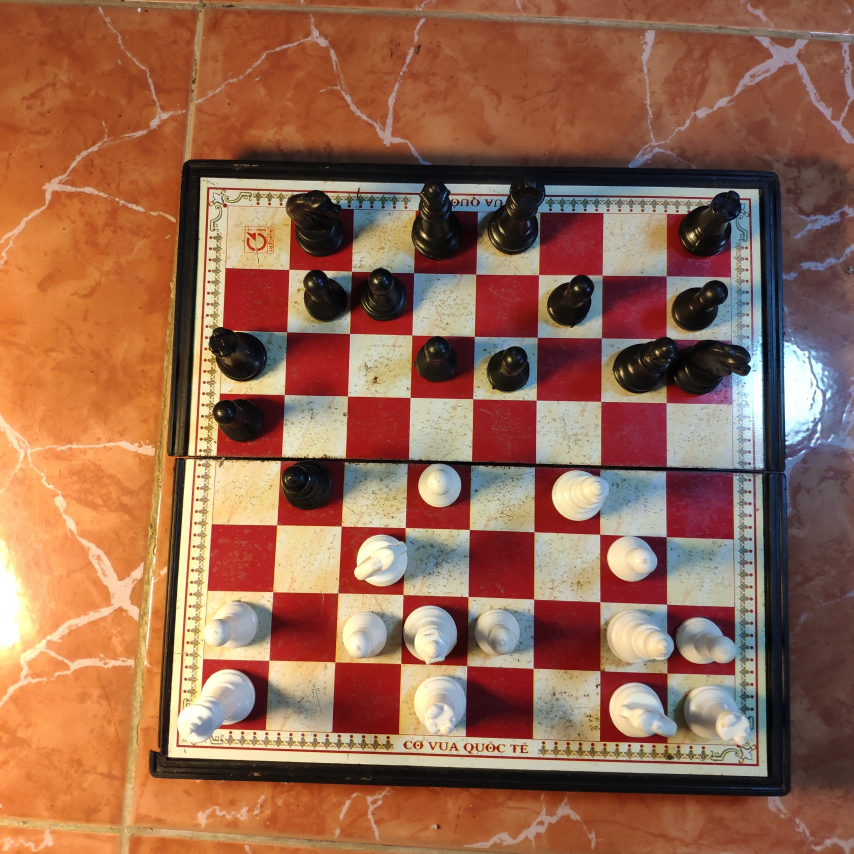
#> input picture Test 10 image/top-view.jpg, 2560 x 2560 px, found by its file name (shown at 1/3 size)
$ jupyter execute Code.ipynb
#> lines starting #> are read from the running program, lines starting #| are printed output that depends on the picture
#> further down, image is the input picture: shape (2560, 2560, 3); mean B, G, R 80.5, 104.1, 151.5
[cell 1]
# operate calculations on matrix
import numpy as np

# support for image processing such as : resize, homograpy,  click_event , draw circle on image
import cv2

# compute euclidean distance
from scipy.spatial import distance as dist

[cell 2]
#resize the image for display
def preprocessing(img):
    #width of new image
    width = 1080

    #height  of new image
    height = 720

    #dim of the image
    dim = (width, height)
    resized= cv2.resize(img, dim, interpolation = cv2.INTER_AREA)
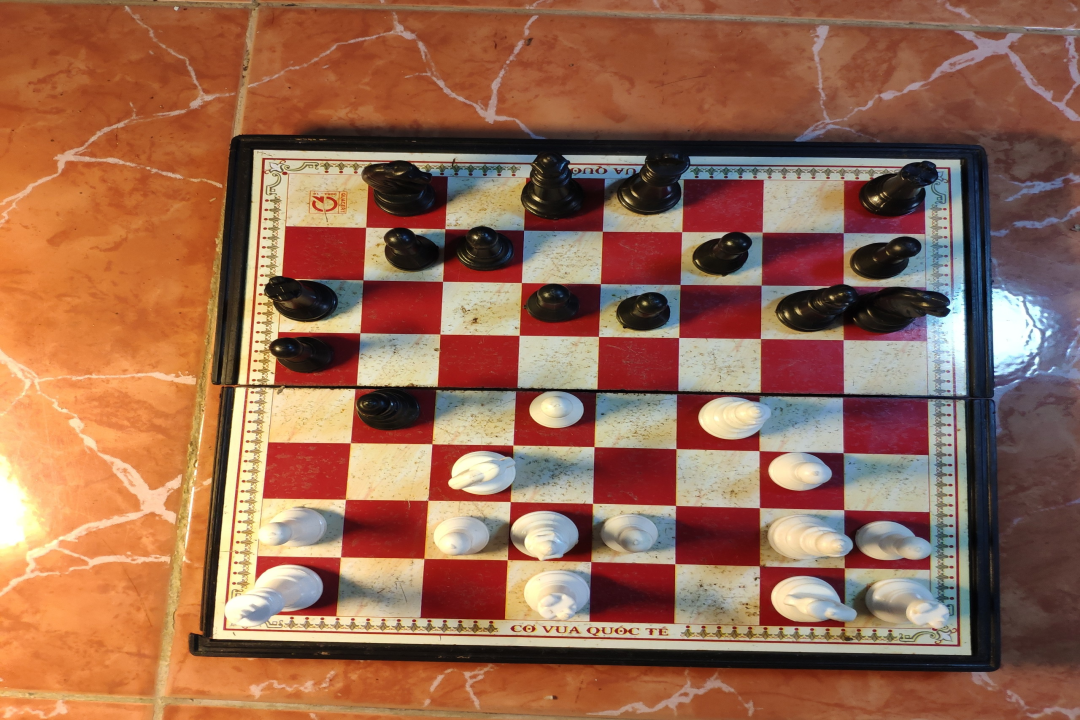
#> resized: shape (720, 1080, 3); mean B, G, R 80.5, 104.1, 151.5
    return resized

[cell 3]
#resize the image for display
def afterprocessing(img):
    #width of new image
    width = 800

    #height  of new image
    height = 600

    #dim of the image
    dim = (width, height)
    resized= cv2.resize(img, dim, interpolation = cv2.INTER_AREA)
    return resized

[cell 4]
#Source: https://www.pyimagesearch.com/2014/08/25/4-point-opencv-getperspective-transform-example/
#Goal:
        #Apply homography on input image with 4 source points selected
#Purpose:
        # Computing  4 points of the output image base on selected points, pass them into
        # cv2.getPerspectiveTransform() to compute
        # transformation maxtrix and wrap it to display


def homography(image, pts):
    # obtain a consistent order of the points and unpack them individually
    rect = np.array(pts)
    (tl, tr, br, bl) = rect

    # compute the width of the new image, which will be the
    # maximum distance between bottom-right and bottom-left
    # x-coordiates or the top-right and top-left x-coordinates

    widthA = np.sqrt(((br[0] - bl[0]) ** 2) + ((br[1] - bl[1]) ** 2))
    widthB = np.sqrt(((tr[0] - tl[0]) ** 2) + ((tr[1] - tl[1]) ** 2))
    maxWidth = max(int(widthA), int(widthB))

    # compute the height of the new image, which will be the
    # maximum distance between the top-right and bottom-right
    # y-coordinates or the top-left and bottom-left y-coordinates

    heightA = np.sqrt(((tr[0] - br[0]) ** 2) + ((tr[1] - br[1]) ** 2))
    heightB = np.sqrt(((tl[0] - bl[0]) ** 2) + ((tl[1] - bl[1]) ** 2))
    maxHeight = max(int(heightA), int(heightB))

    # now that we have the dimensions of the new image, construct
    # the set of destination points to obtain a "birds eye view",
    # (i.e. top-down view) of the image, again specifying points
    # in the top-left, top-right, bottom-right, and bottom-left
    # order
    dst = np.array([
        [0, 0],
        [maxWidth - 1, 0],
        [maxWidth - 1, maxHeight - 1],
        [0, maxHeight - 1]], dtype = "float32")

    # compute the perspective transform matrix and then apply it
    M = cv2.getPerspectiveTransform(rect, dst)
    warped = cv2.warpPerspective(image, M, (maxWidth, maxHeight))
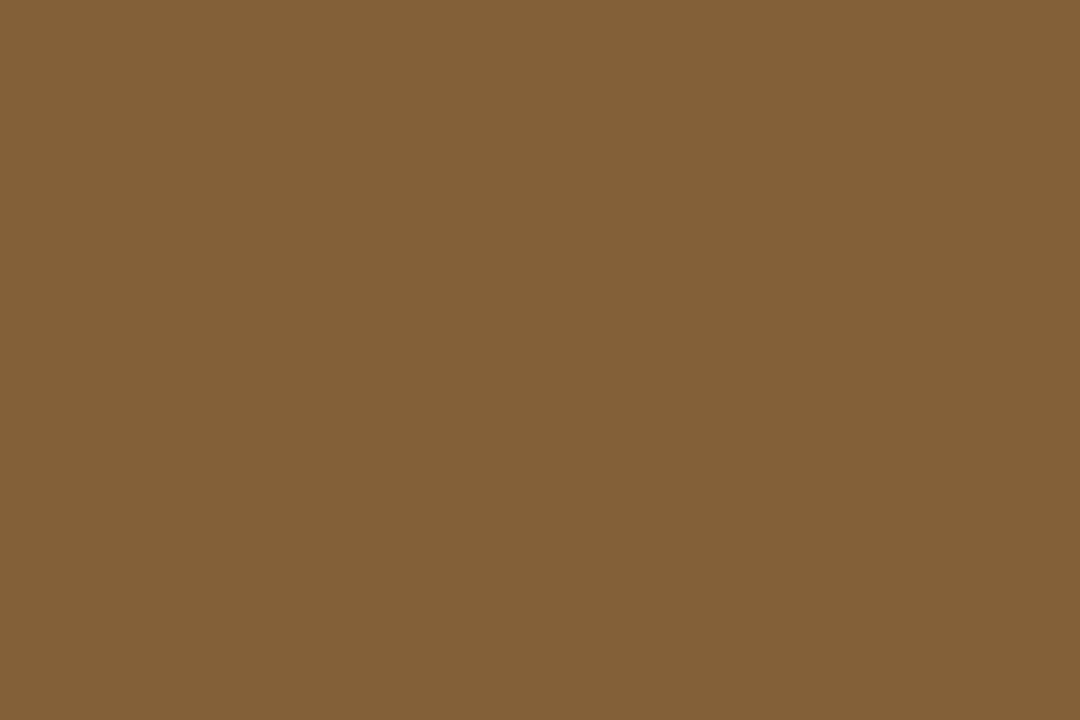
#> warped: shape (720, 1080, 3); mean B, G, R 56, 96, 132
    # return the warped image
    return warped

[cell 5]
#Source: https://www.geeksforgeeks.org/python-opencv-cv2-circle-method/
       # https://github.com/jialinding/ChessVision/blob/master/board.py
#Goal:  Select 4 points on input image and store their coordinates
#Purpose: Computing transformation matrix

#initial array to store 4 point coordinates
src_pts = np.zeros( (4,2), np.float32)
#number of points slected
numPts=0

def click_event(event, x, y, flags, params):
    global src_pts, numPts

    # end selecting when 4 points selected
    if numPts > 3 :
        return
    # cv2.EVENT_LBUTTONDOWN is used for left_mouse_click
    if event == cv2.EVENT_LBUTTONDOWN:
        # displaying the coordinateson the Shell
        print(x,' ',y)

        # assign coordinates
        src_pts[numPts,0]=x
        src_pts[numPts,1]=y
        numPts = numPts + 1

        #Draw circle when clicking
        # Center coordinates of circle
        center_coordinates = (x,y)

        # Radius of circle
        radius = 10

        # Red color in BGR
        color = (0, 0, 255)

        # Line thickness of -1 px
        thickness = -1

        cv2.circle(image, center_coordinates, radius, color,thickness)
        cv2.imshow("image",image)

[cell 6]
# driver function
if __name__=="__main__":

    #Step 1: Read and preprocesing
    image=cv2.imread("Test 10 image\\top-view.jpg",1)
    if(image.shape[1] > 1080 and image.shape[0] > 720):
        image=preprocessing(image)
    clone_image= image.copy()

    #Step 2: Display and select manually 4 points of chessboard on source image for transformation matrix
    cv2.imshow("image",image)
    cv2.setMouseCallback("image",click_event) # call func click_event to select four conners of board
    cv2.waitKey(0)

    #Step 3: # Apply homography on input image with 4 source points selected
    out_image=homography(clone_image,src_pts)
    out_image=afterprocessing(out_image)
#> in afterprocessing, `resized= cv2.resize(img, dim, interpolation = cv2.INTER_AREA)`:
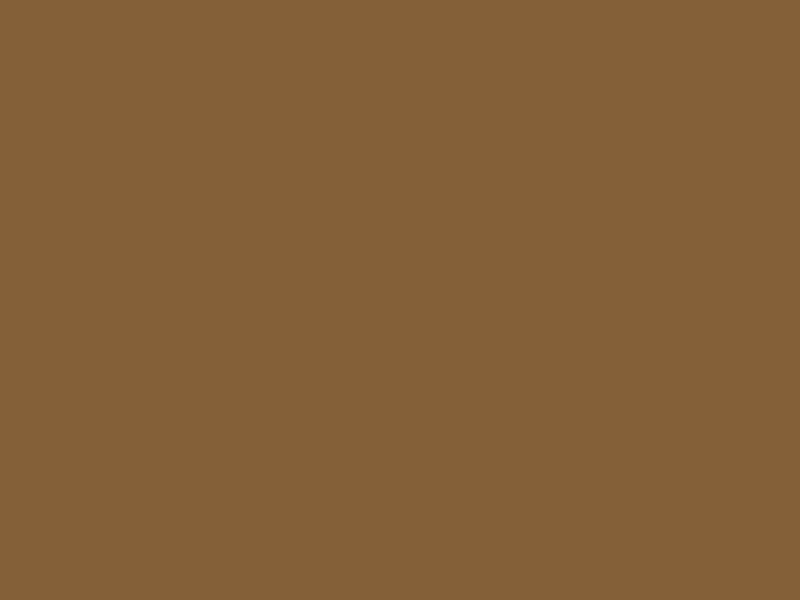
#> resized: shape (600, 800, 3); mean B, G, R 56, 96, 132
    #cv2.imwrite("Test 10 image\\top-view-topview.jpg", out_image)

    #Step 4: # Display output image
    cv2.imshow("image", out_image)
    cv2.waitKey(0)
